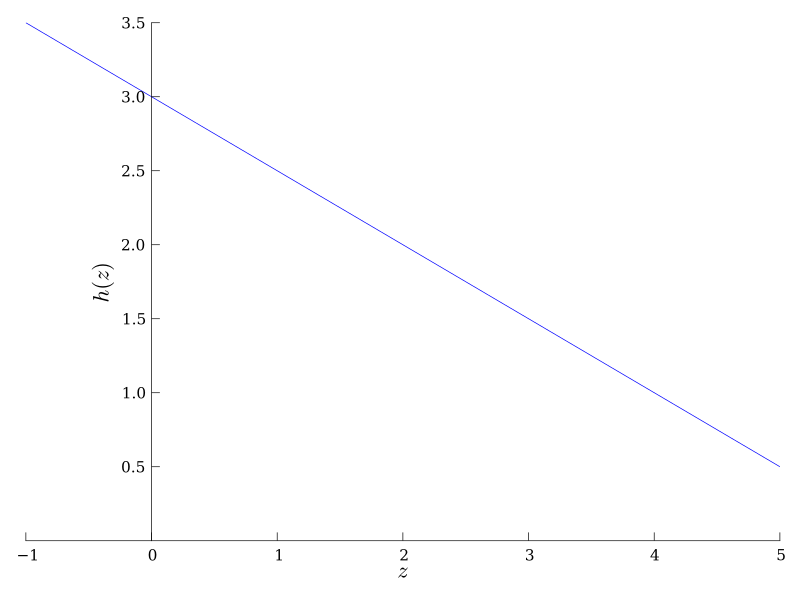

Write Python code to recreate this figure.
import matplotlib.pyplot as plt
import numpy as np
z = np.linspace(-1, 5)
ax = plt.figure().add_subplot(111)
ax.plot(z, -0.5 * z + 3)
ax.spines['left'].set_position('zero')
ax.spines['right'].set_color('none')
ax.spines['bottom'].set_position('zero')
ax.spines['top'].set_color('none')
ax.spines['bottom'].set_smart_bounds(True)
ax.yaxis.set_ticks([i * 0.5 for i in range(1, 8)])
ax.xaxis.set_ticks_position('bottom')
ax.yaxis.set_ticks_position('left')
ax.set_ylim([0,3.5])
ax.set_xlabel('$z$', fontsize=16)
ax.set_ylabel('$h(z)$', fontsize=16)
plt.tight_layout()
plt.show()
